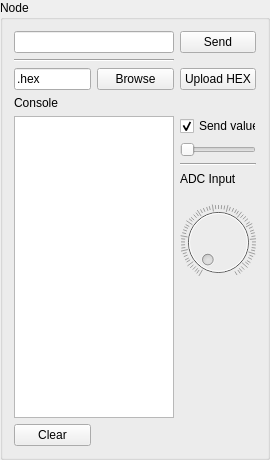
<?xml version="1.0" encoding="UTF-8"?>
<ui version="4.0">
 <class>TKN_NodeBox</class>
 <widget class="QGroupBox" name="TKN_NodeBox">
  <property name="geometry">
   <rect>
    <x>0</x>
    <y>0</y>
    <width>270</width>
    <height>460</height>
   </rect>
  </property>
  <property name="sizePolicy">
   <sizepolicy hsizetype="Minimum" vsizetype="Preferred">
    <horstretch>0</horstretch>
    <verstretch>0</verstretch>
   </sizepolicy>
  </property>
  <property name="minimumSize">
   <size>
    <width>270</width>
    <height>460</height>
   </size>
  </property>
  <property name="maximumSize">
   <size>
    <width>270</width>
    <height>16777215</height>
   </size>
  </property>
  <property name="windowTitle">
   <string>GroupBox</string>
  </property>
  <property name="title">
   <string>Node </string>
  </property>
  <layout class="QGridLayout" name="gridLayout">
   <item row="4" column="1">
    <widget class="QPushButton" name="buttonBrowseHex">
     <property name="text">
      <string>Browse</string>
     </property>
    </widget>
   </item>
   <item row="1" column="0" colspan="2">
    <widget class="QLineEdit" name="lineEdit_DataToSend">
     <property name="font">
      <font>
       <family>Monospace</family>
       <weight>75</weight>
       <bold>true</bold>
      </font>
     </property>
     <property name="text">
      <string/>
     </property>
     <property name="maxLength">
      <number>16</number>
     </property>
    </widget>
   </item>
   <item row="8" column="0">
    <widget class="QLabel" name="label">
     <property name="text">
      <string>Console</string>
     </property>
    </widget>
   </item>
   <item row="4" column="0">
    <widget class="QLineEdit" name="lineEditHexFilePath">
     <property name="text">
      <string>.hex</string>
     </property>
    </widget>
   </item>
   <item row="10" column="0">
    <widget class="QPushButton" name="buttonClear">
     <property name="text">
      <string>Clear</string>
     </property>
    </widget>
   </item>
   <item row="3" column="0" colspan="2">
    <widget class="Line" name="line">
     <property name="orientation">
      <enum>Qt::Horizontal</enum>
     </property>
    </widget>
   </item>
   <item row="9" column="0" colspan="2">
    <widget class="QTextEdit" name="textEditConsole">
     <property name="readOnly">
      <bool>true</bool>
     </property>
    </widget>
   </item>
   <item row="4" column="2">
    <widget class="QPushButton" name="buttonHexUpload">
     <property name="text">
      <string>Upload HEX</string>
     </property>
    </widget>
   </item>
   <item row="1" column="2">
    <widget class="QPushButton" name="buttonSend">
     <property name="text">
      <string>Send</string>
     </property>
    </widget>
   </item>
   <item row="9" column="2">
    <layout class="QVBoxLayout" name="verticalLayout">
     <item>
      <widget class="QCheckBox" name="checkBox">
       <property name="text">
        <string>Send value</string>
       </property>
       <property name="checked">
        <bool>true</bool>
       </property>
      </widget>
     </item>
     <item>
      <widget class="QSlider" name="horizontalSlider">
       <property name="maximum">
        <number>255</number>
       </property>
       <property name="orientation">
        <enum>Qt::Horizontal</enum>
       </property>
      </widget>
     </item>
     <item>
      <widget class="Line" name="line_2">
       <property name="orientation">
        <enum>Qt::Horizontal</enum>
       </property>
      </widget>
     </item>
     <item>
      <widget class="QLabel" name="label_3">
       <property name="text">
        <string>ADC Input</string>
       </property>
      </widget>
     </item>
     <item>
      <widget class="QDial" name="dial">
       <property name="enabled">
        <bool>false</bool>
       </property>
       <property name="maximum">
        <number>255</number>
       </property>
       <property name="notchesVisible">
        <bool>true</bool>
       </property>
      </widget>
     </item>
     <item>
      <spacer name="verticalSpacer">
       <property name="orientation">
        <enum>Qt::Vertical</enum>
       </property>
       <property name="sizeHint" stdset="0">
        <size>
         <width>20</width>
         <height>40</height>
        </size>
       </property>
      </spacer>
     </item>
    </layout>
   </item>
  </layout>
 </widget>
 <resources/>
 <connections>
  <connection>
   <sender>buttonClear</sender>
   <signal>clicked()</signal>
   <receiver>textEditConsole</receiver>
   <slot>clear()</slot>
   <hints>
    <hint type="sourcelabel">
     <x>144</x>
     <y>430</y>
    </hint>
    <hint type="destinationlabel">
     <x>134</x>
     <y>318</y>
    </hint>
   </hints>
  </connection>
  <connection>
   <sender>lineEdit_DataToSend</sender>
   <signal>returnPressed()</signal>
   <receiver>buttonSend</receiver>
   <slot>click()</slot>
   <hints>
    <hint type="sourcelabel">
     <x>99</x>
     <y>32</y>
    </hint>
    <hint type="destinationlabel">
     <x>99</x>
     <y>60</y>
    </hint>
   </hints>
  </connection>
 </connections>
</ui>
